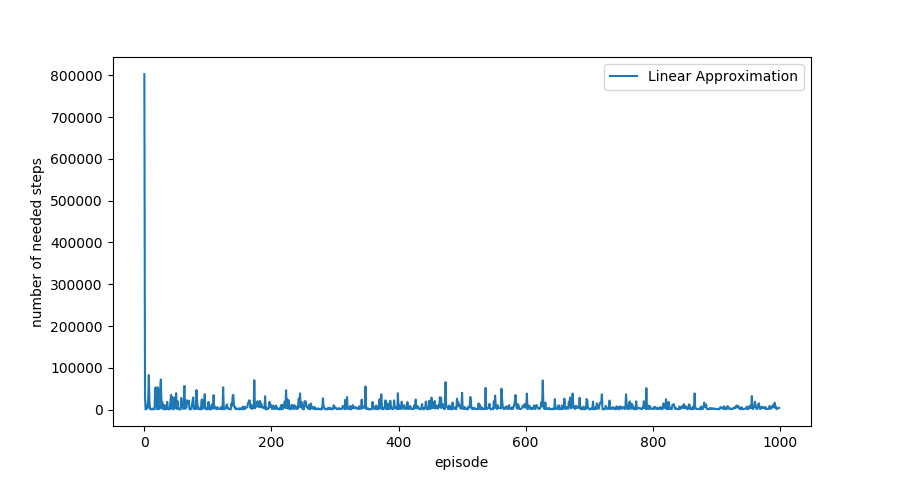

Python code for this plot:
# Example 10.1 page 198 in Reinforcement Learning: An Introduction Book
# PhD Student: Nguyen Dang Quang, Computer Science Department, KyungHee University, Korea.
# 1-step Semi Gradient SARSA Implementation for MountainCar-v0 environment

import gym
import numpy as np
import matplotlib.pyplot as plt

class SarsaAgent:
    def __init__(self, environment=gym.make('MountainCar-v0')):
        self.env = environment
        self.state = self.env.reset()
        self.state_low_bound = self.env.observation_space.low
        self.state_high_bound = self.env.observation_space.high
        self.n_action = env.action_space.n

        self.action_space = gym.spaces.Discrete(self.n_action)

        self.d = 30
        self.w = np.random.rand(self.d)

    def feature_x(self, s, a):
        pos = s[0]
        vel = s[1]
        return np.array([pos, vel, a, a + pos, a + vel, pos + vel, pos ** 2, vel ** 2, a ** 2, a ** 2 + pos ** 2,
                a ** 2 + vel ** 2, pos ** 2 + vel ** 2, pos ** 3, vel ** 3, a ** 3, a ** 3 + pos ** 3,
                a ** 3 + vel ** 3, pos ** 3 + vel ** 3, pos ** 4, vel ** 4, a ** 4, a ** 4 + pos ** 4,
                a ** 4 + vel ** 4, pos ** 4 + vel ** 4, pos ** 5, vel ** 5, a ** 5, a ** 5 + pos ** 5,
                a ** 5 + vel ** 5, pos ** 5 + vel ** 5])

    def is_state_valid(self, s):
        valid = True
        for i in range(s.shape[0]):
            if (s[i] < self.state_low_bound[i]) and (s[i] > self.state_high_bound[i]):
                valid = False
        return valid

    def Q_hat(self, s, a):
        if self.is_state_valid(s):
            return np.dot(np.transpose(self.w), self.feature_x(s, a))

    def reset(self):
        self.state = self.env.reset()

    def A_max(self, state, epsilon):
        if np.random.rand() < epsilon:
            # Exploration
            return np.random.randint(self.n_action)
            # Note that now, we cannot know the feature of the action, therefore, may need to
            # catch exception and try another action
        else:
            # Exploitation
            max_a = []
            maxQ = -np.inf
            for a in range(0, self.n_action):
                if self.Q_hat(state, a) > maxQ:
                    max_a = [a]
                    maxQ = self.Q_hat(state, a)
                elif self.Q_hat(state, a) == maxQ:
                    max_a.append(a)
            if max_a != []:
                return max_a[np.random.randint(0, len(max_a))]
            else:
                return np.random.randint(self.n_action)

    def train(self, n_episode=5000, learning_rate=0.01, gamma=0.99, epsilon=0.01):
        num_steps_of_episode = []
        for i_episode in range(n_episode):
            # if i_episode % 1 == 0:
            #     print("Linear Approximation - Episode #{} is run.".format(i_episode))
            self.reset()
            n_trajectory = 0
            while True:
                while True:
                    try:
                        a = self.A_max(state=self.state, epsilon=epsilon)
                        s_, r_, done, _ = self.env.step(a)
                        # env.render()
                        break
                    except (RuntimeError, TypeError, NameError):
                        print("Action {} at state {} is invalid!".format(a, self.state))
                self.w = self.w + learning_rate * (r_ + gamma * self.Q_hat(s_, self.A_max(state=s_, epsilon=epsilon)) - self.Q_hat(self.state, a)) * self.feature_x(self.state, a)
                self.state = s_
                n_trajectory += 1
                if self.state[0] >= 0.6:
                    num_steps_of_episode.append(n_trajectory)
                    print("Episode = {}, took {} to go to the goal.".format(i_episode, n_trajectory))
                    break
        return num_steps_of_episode

    def get_w(self):
        return self.w


env = gym.make('MountainCar-v0')
agent1 = SarsaAgent(env)
steps_of_episode = agent1.train(n_episode=1000, learning_rate=0.00001, gamma=1, epsilon=0.01)
env.close()

plt.plot(steps_of_episode, label="Linear Approximation")
plt.xlabel('episode')
plt.ylabel('number of needed steps')
plt.legend(loc='best')
plt.show()

print(agent1.get_w())
